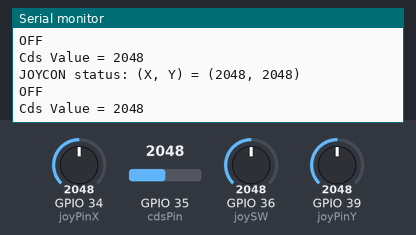
Recording of a sketch running on a simulated ESP32. On the bench: the last lines printed to the serial monitor. The inputs (shaded band) are chosen by the test bench; at power-on: GPIO 34 (joyPinX) = 2048, GPIO 35 (cdsPin) = 2048, GPIO 39 (joyPinY) = 2048, GPIO 36 (joySW) = 2048.

Above: at 2.2 s.
2.3 s: GPIO 34 (joyPinX) set to 2866
At 2.9 s:
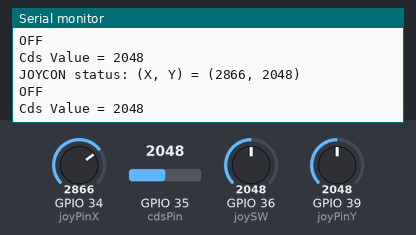
3.8 s: GPIO 35 (cdsPin) set to 2866
At 4.4 s:
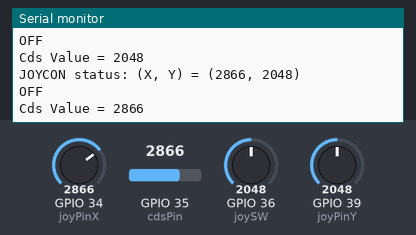
5.3 s: GPIO 39 (joyPinY) set to 2866
At 5.9 s:
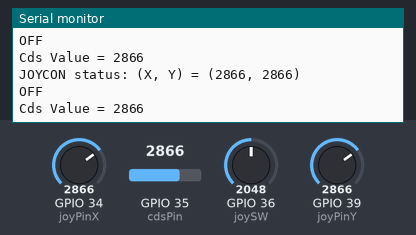
6.8 s: GPIO 34 (joyPinX) set to 3972
At 7.4 s:
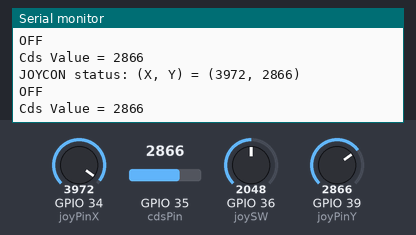
8.3 s: GPIO 35 (cdsPin) set to 3972
At 8.9 s:
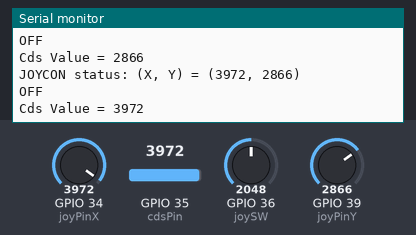
9.8 s: GPIO 39 (joyPinY) set to 3972
At 10.4 s:
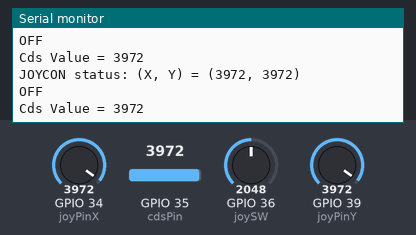
Timing chart, 0 to 12.3 s (numbered marks = the images above; inputs shaded):
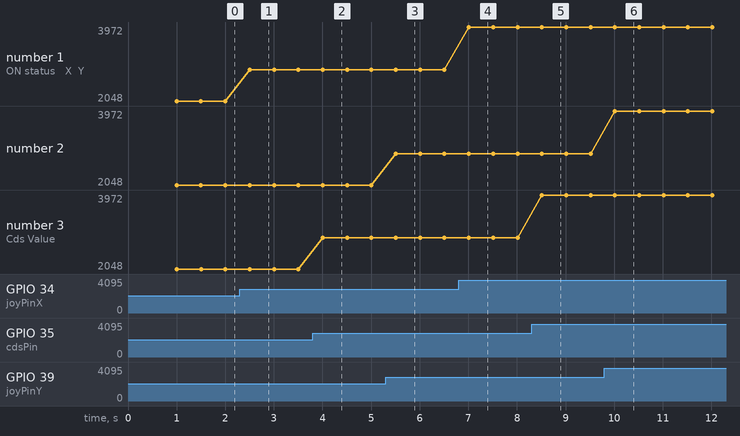

The sketch:

Task04_A.ino
```cpp
const int joyPinX = 34;
const int joyPinY= 39;
const int joySW = 36;
const int cdsPin = 35;

int xVal = 0, yVal=0, sVal=0, cVal=0;

void setup() {
  // put your setup code here, to run once:
  Serial.begin(115200);
  pinMode(joySW, INPUT);
  delay(1000);
}

void loop() {
  // put your main code here, to run repeatedly:
  xVal = analogRead(joyPinX);
  yVal = analogRead(joyPinY);
  cVal = analogRead(cdsPin);
  sVal = analogRead(joySW);

  String str = "(X, Y) = (" + String(xVal) + ", " + String(yVal) + ")\n";
  Serial.print("JOYCON status: " + str);
  Serial.println(sVal?"OFF":"ON");
  Serial.println("Cds Value = " + String(cVal));
  delay(500);
}
```

Measured:
- after the input at 2.3 s, the serial monitor: prints a new line after 0.20 s (image 1)
- after the input at 3.8 s, the serial monitor: prints a new line after 0.21 s (image 2)
- after the input at 5.3 s, the serial monitor: prints a new line after 0.21 s (image 3)
- after the input at 6.8 s, the serial monitor: prints a new line after 0.21 s (image 4)
- after the input at 8.3 s, the serial monitor: prints a new line after 0.21 s (image 5)
- after the input at 9.8 s, the serial monitor: prints a new line after 0.22 s (image 6)
- plotted number 1: 2048 → 2866 after the input at 2.3 s, 2866 → 3972 after the input at 6.8 s
